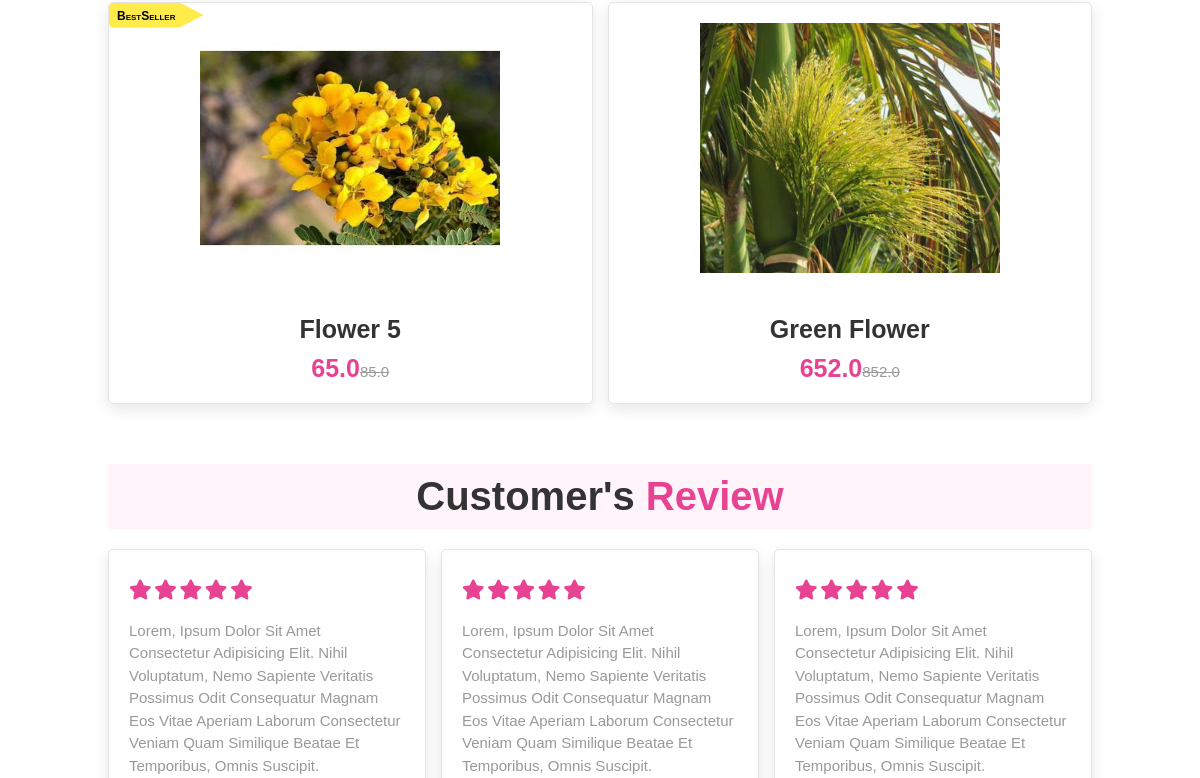
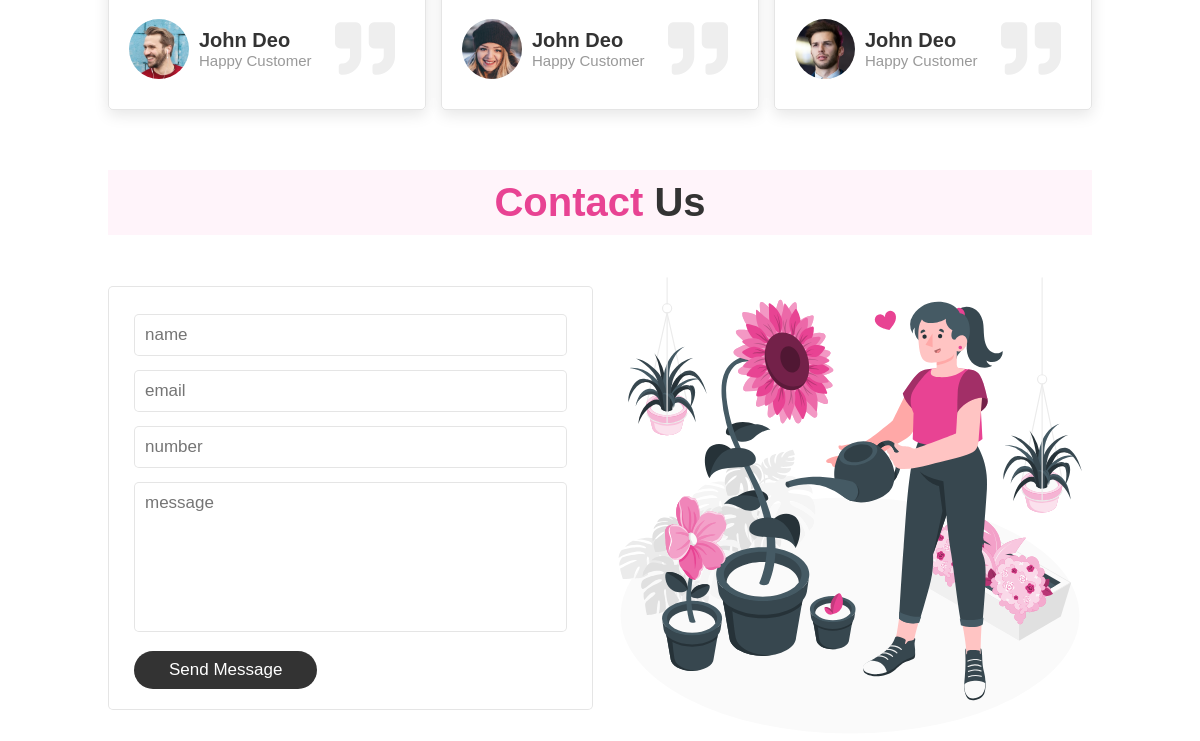
The app's page / (middle part), older data (2 pictures, top to bottom).
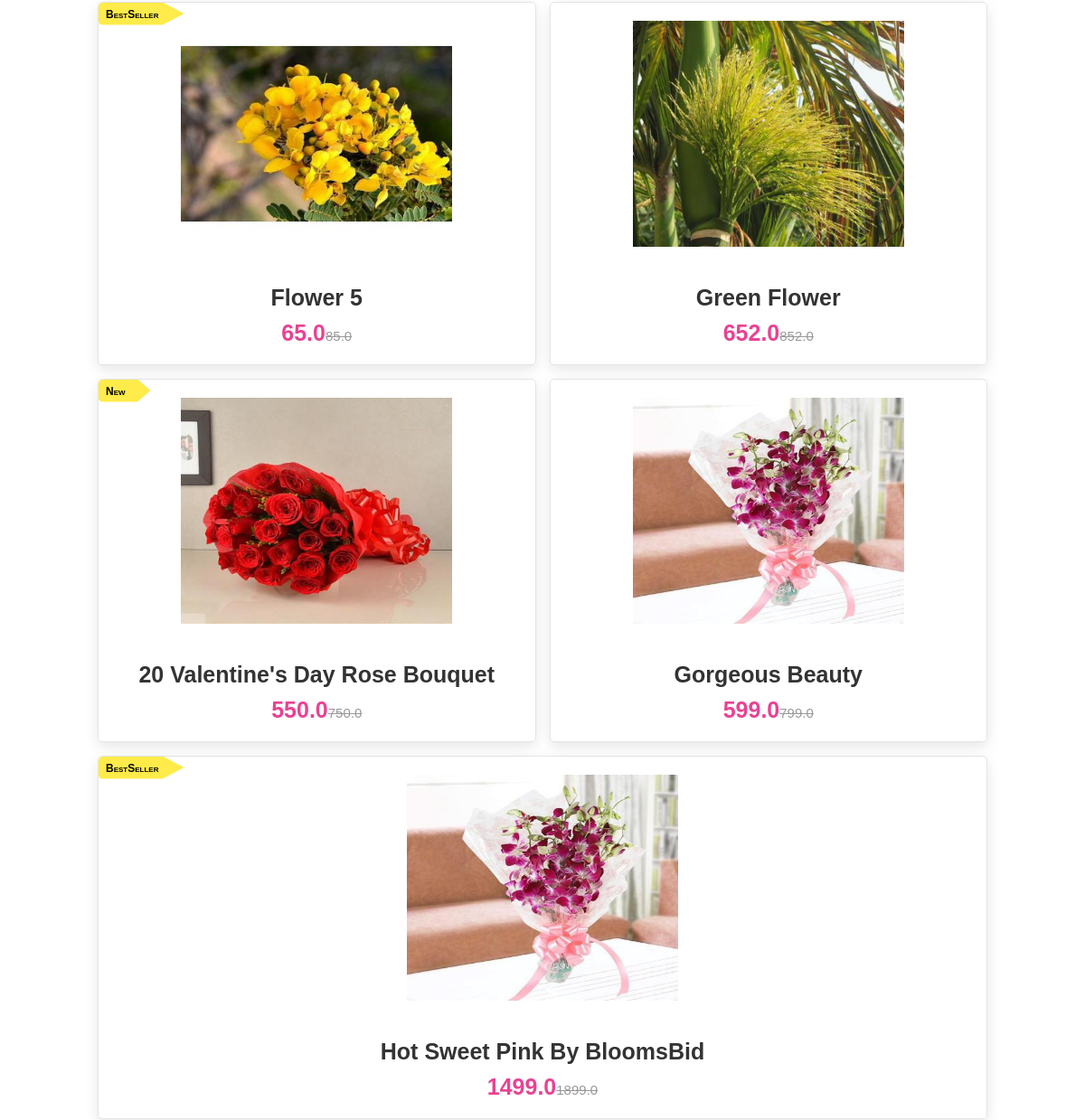
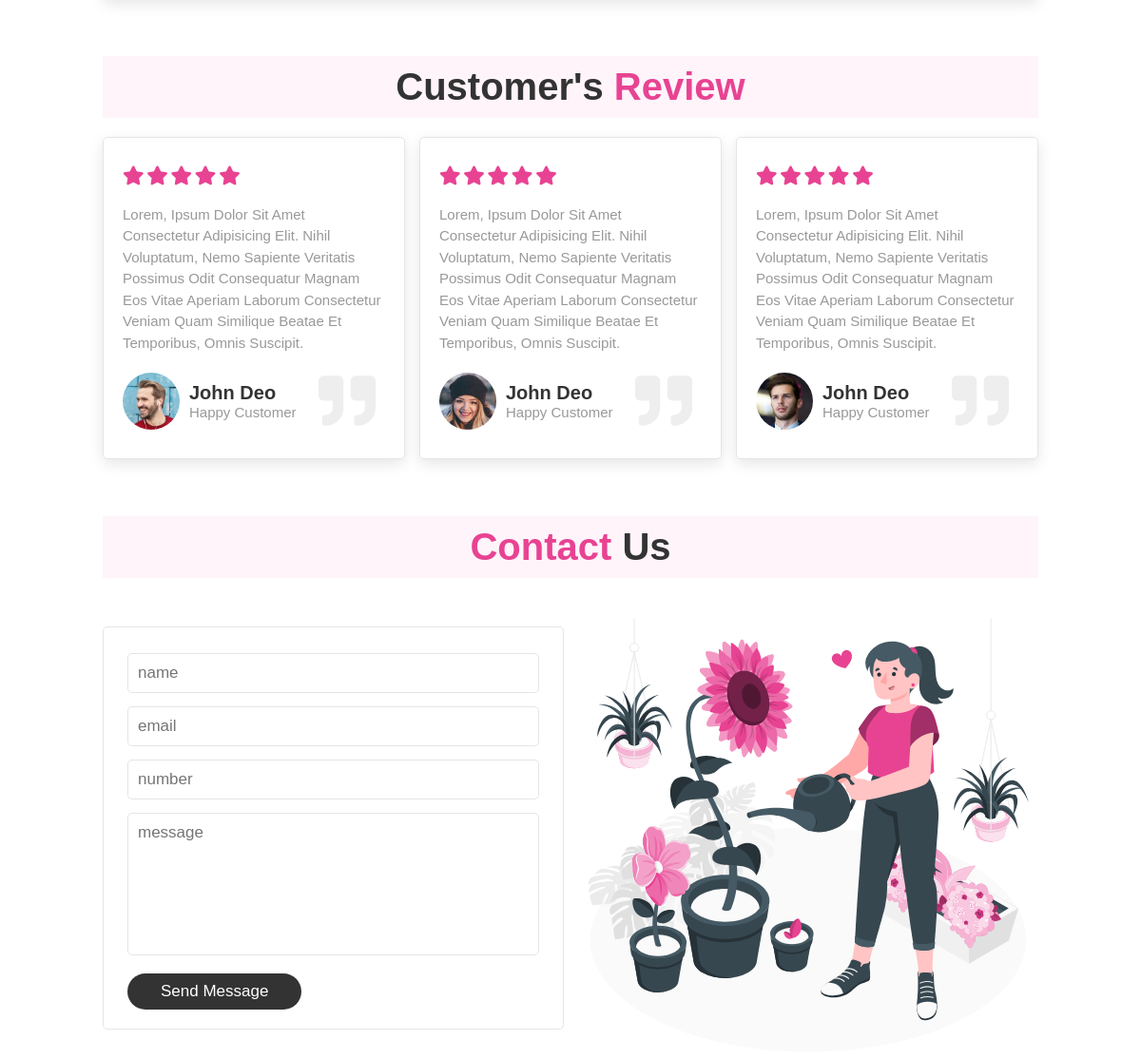
The same page, newer data (2 pictures, top to bottom).
### core/models.py (models this page shows, shortened)
class Item(models.Model):
    flower_name = models.CharField(max_length=100, default="")
    price = models.FloatField()
    discount_price = models.FloatField(blank=True, null=True)
    description = models.TextField()
    category = models.ForeignKey(Category, on_delete=models.CASCADE)
    label = models.CharField(choices=label_choices,
                             default="", max_length=2, blank=True, null=True)
    item_image = models.ImageField(
        upload_to="uploads/", default='/images/no-image.jpg')
    is_auctioned = models.BooleanField(default=False)
    class Meta:
        verbose_name_plural = 'Items'
    def get_absolute_url(self):
        return reverse("core:Detail-view", kwargs={"pk": self.pk})
    def get_add_to_cart_url(self):
        return reverse("core:add-to-cart", kwargs={'pk': self.pk})

### core/views.py (the view)
# urls.py: path("", HomePage.as_view(), name="Home-Page"),
class HomePage(ListView):
    model = Item
    context_object_name = 'Flowers'
    template_name = "index.html"

### core/templatetags/cart_tags.py (called while the page is built)
@register.filter
def cart_item_count(user):
    if user.is_authenticated:
        items = CartItem.objects.filter(user=user, ordered=False)
        if items.exists():
            return items[0].item.count()
        else:
            return 0
    else:
        return 0

### Templates/index.html (shortened to what this page needs)
{% extends 'base.html' %}
{% load static %}
{% block content %}
  <section class="products" id="products">
    <div class="box-container">
      {% for Flower in Flowers %}
      <div class="box">
        {% if Flower.label %}
          <span class="discount">{{Flower.get_label_display}}</span>
        {% endif %}
        <div class="image">
          <a href="{{Flower.get_absolute_url}}" style="max-width: 85%;"><img src=/media/{{Flower.item_image}} alt="{{Flower.flower_name}}"/></a>
        </div>
        <div class="content">
          <h3>{{Flower.flower_name}}</h3>
          <div class="price">{{Flower.discount_price}}<span>{{Flower.price}}</span></div>
        </div>
      </div>
      {% endfor %}
    </div>
  </section>
  <section class="review" id="review">
    <h1 class="heading">customer's <span>review</span></h1>
    <div class="box-container">
      <div class="box">
        <div class="stars">
          <i class="fas fa-star"></i>
          <i class="fas fa-star"></i>
          <i class="fas fa-star"></i>
          <i class="fas fa-star"></i>
          <i class="fas fa-star"></i>
        </div>
        <p>
          Lorem, ipsum dolor sit amet consectetur adipisicing elit. Nihil
          voluptatum, nemo sapiente veritatis possimus odit consequatur magnam
          eos vitae aperiam laborum consectetur veniam quam similique beatae
          et temporibus, omnis suscipit.
        </p>
        <div class="user">
          <img src={% static 'images/pic-1.png' %} alt="" />
          <div class="user-info">
            <h3>john deo</h3>
            <span>happy customer</span>
          </div>
        </div>
        <span class="fas fa-quote-right"></span>
      </div>
      <div class="box">
        <div class="stars">
          <i class="fas fa-star"></i>
          <i class="fas fa-star"></i>
          <i class="fas fa-star"></i>
          <i class="fas fa-star"></i>
          <i class="fas fa-star"></i>
        </div>
        <p>
          Lorem, ipsum dolor sit amet consectetur adipisicing elit. Nihil
          voluptatum, nemo sapiente veritatis possimus odit consequatur magnam
          eos vitae aperiam laborum consectetur veniam quam similique beatae
          et temporibus, omnis suscipit.
        </p>
        <div class="user">
          <img src={% static 'images/pic-2.png' %} alt="" />
          <div class="user-info">
            <h3>john deo</h3>
            <span>happy customer</span>
          </div>
        </div>
        <span class="fas fa-quote-right"></span>
      </div>
      <div class="box">
        <div class="stars">
          <i class="fas fa-star"></i>
          <i class="fas fa-star"></i>
          <i class="fas fa-star"></i>
          <i class="fas fa-star"></i>
          <i class="fas fa-star"></i>
        </div>
        <p>
          Lorem, ipsum dolor sit amet consectetur adipisicing elit. Nihil
          voluptatum, nemo sapiente veritatis possimus odit consequatur magnam
          eos vitae aperiam laborum consectetur veniam quam similique beatae
          et temporibus, omnis suscipit.
        </p>
        <div class="user">
          <img src={% static 'images/pic-3.png' %} alt="" />
          <div class="user-info">
            <h3>john deo</h3>
            <span>happy customer</span>
          </div>
        </div>
        <span class="fas fa-quote-right"></span>
      </div>
    </div>
  </section>
  <section class="contact" id="contact">
    <h1 class="heading"><span>contact</span> us</h1>
    <div class="row">
      <form action="">
        <input type="text" placeholder="name" class="box" />
        <input type="email" placeholder="email" class="box" />
        <input type="tel" placeholder="number" class="box" />
        <textarea
          name=""
          class="box"
          placeholder="message"
          id=""
          cols="30"
          rows="10"
        ></textarea>
        <input type="submit" value="send message" class="btn" />
      </form>
      <div class="image">
        <img src={% static '/images/contact-img.svg' %} alt="" />
      </div>
    </div>
  </section>
{% endblock %}

Row changes from the older to the newer data that the page shows:
added Item: label "New", item_image (picture), flower_name "20 Valentine's Day Rose Bouquet", discount_price "550.0", price "750.0"
added Item: item_image (picture), flower_name "Gorgeous Beauty", discount_price "599.0", price "799.0"
added Item: label "BestSeller", item_image (picture), flower_name "Hot Sweet Pink By BloomsBid", discount_price "1499.0", price "1899.0"
